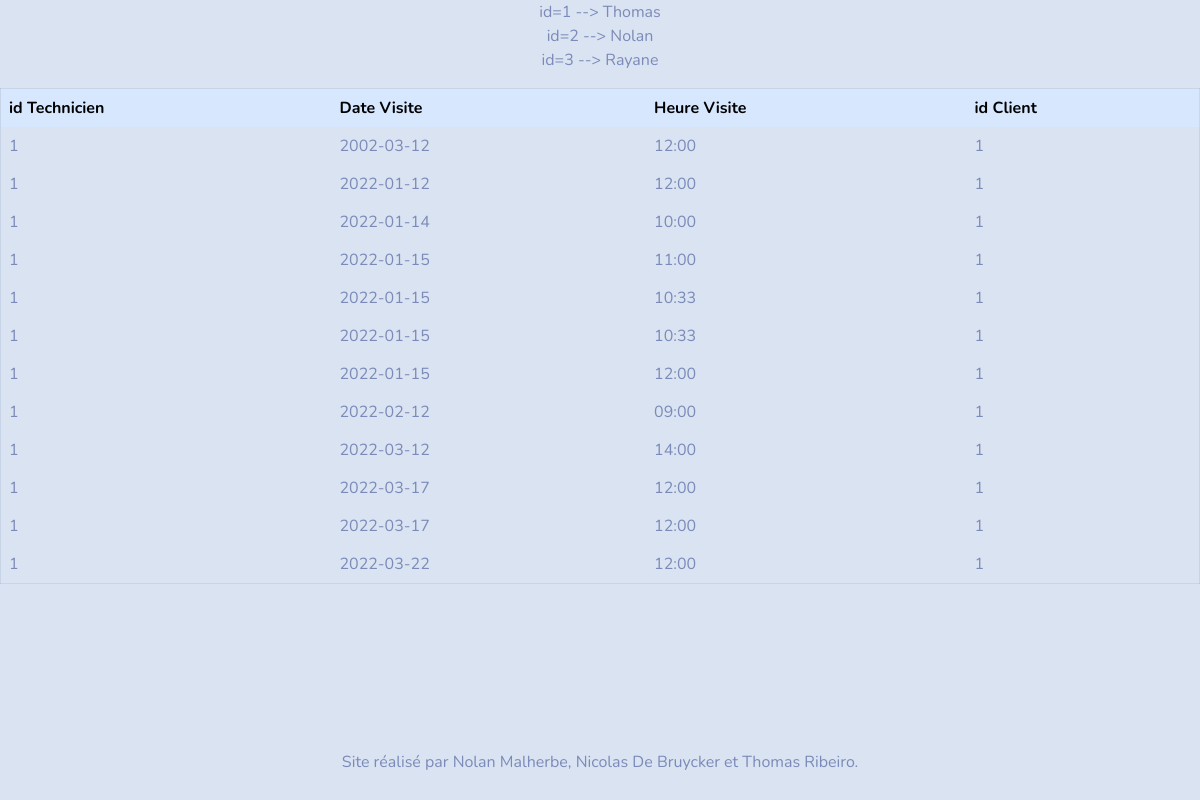
The page /applicationWeb/site/controleur/consultIntervention.php?id=1 on the database its author committed.
### tables this page shows
CREATE TABLE IF NOT EXISTS `intervention` (
  `idIntervention` int(10) NOT NULL AUTO_INCREMENT,
  `dateVisite` text NOT NULL,
  `heureVisite` text,
  `idClient` int(10) DEFAULT NULL,
  `idTechnicien` int(10) DEFAULT NULL,
  `etatIntervention` text NOT NULL,
  `valideIntervention` text NOT NULL,
  PRIMARY KEY (`idIntervention`),
  KEY `FK_intervention_idClient_client` (`idClient`),
  KEY `FK_intervention_idTechnicien_technicien` (`idTechnicien`)
);

### applicationWeb/site/controleur/consultIntervention.php (the view, shortened to what this page needs)
<?php
    include "../controleur/connexion.php";
    if(isset($_GET['id'])){
        $id = $_GET['id'];
    }
    $mysqli = mysqli_connect("localhost:3306", "root", "", "ap2eme");
    $rqt = mysqli_query($mysqli,"SELECT idTechnicien, dateVisite, heureVisite, idClient
    FROM INTERVENTION
    WHERE idTechnicien = $id
    ORDER BY dateVisite ASC") or die("Erreur au niveau de la requête");
?>
    <table class="table table-hover" border="1">
    <tr class='table-primary'>
        <th scope='row'>id Technicien</th>
        <th scope='row'>Date Visite</th>
        <th scope='row'>Heure Visite</th>
        <th scope='row'>id Client</th>
    </tr>
<?php
    while($row = mysqli_fetch_array($rqt)){
        echo "<tr>";
        echo "<td>".$row['idTechnicien'];
        echo "<td>".$row['dateVisite'];
        echo "<td>".$row['heureVisite'];
        echo "<td>".$row['idClient'];
        echo"</tr>";
    }
?>
    <p> id=1 --> Thomas<br>
        id=2 --> Nolan<br>
        id=3 --> Rayane<br>
    </p>

### applicationWeb/site/controleur/connexion.php (shortened to what this page needs)
</html>

### rows shown on the page
intervention: idTechnicien "1", dateVisite "2002-03-12", heureVisite "12:00", idClient "1"
intervention: idTechnicien "1", dateVisite "2022-01-12", heureVisite "12:00", idClient "1"
intervention: idTechnicien "1", dateVisite "2022-01-14", heureVisite "10:00", idClient "1"
intervention: idTechnicien "1", dateVisite "2022-01-15", heureVisite "11:00", idClient "1"
intervention: idTechnicien "1", dateVisite "2022-01-15", heureVisite "10:33", idClient "1"
intervention: idTechnicien "1", dateVisite "2022-01-15", heureVisite "10:33", idClient "1"
intervention: idTechnicien "1", dateVisite "2022-01-15", heureVisite "12:00", idClient "1"
intervention: idTechnicien "1", dateVisite "2022-02-12", heureVisite "09:00", idClient "1"
intervention: idTechnicien "1", dateVisite "2022-03-12", heureVisite "14:00", idClient "1"
intervention: idTechnicien "1", dateVisite "2022-03-17", heureVisite "12:00", idClient "1"
intervention: idTechnicien "1", dateVisite "2022-03-17", heureVisite "12:00", idClient "1"
intervention: idTechnicien "1", dateVisite "2022-03-22", heureVisite "12:00", idClient "1"
